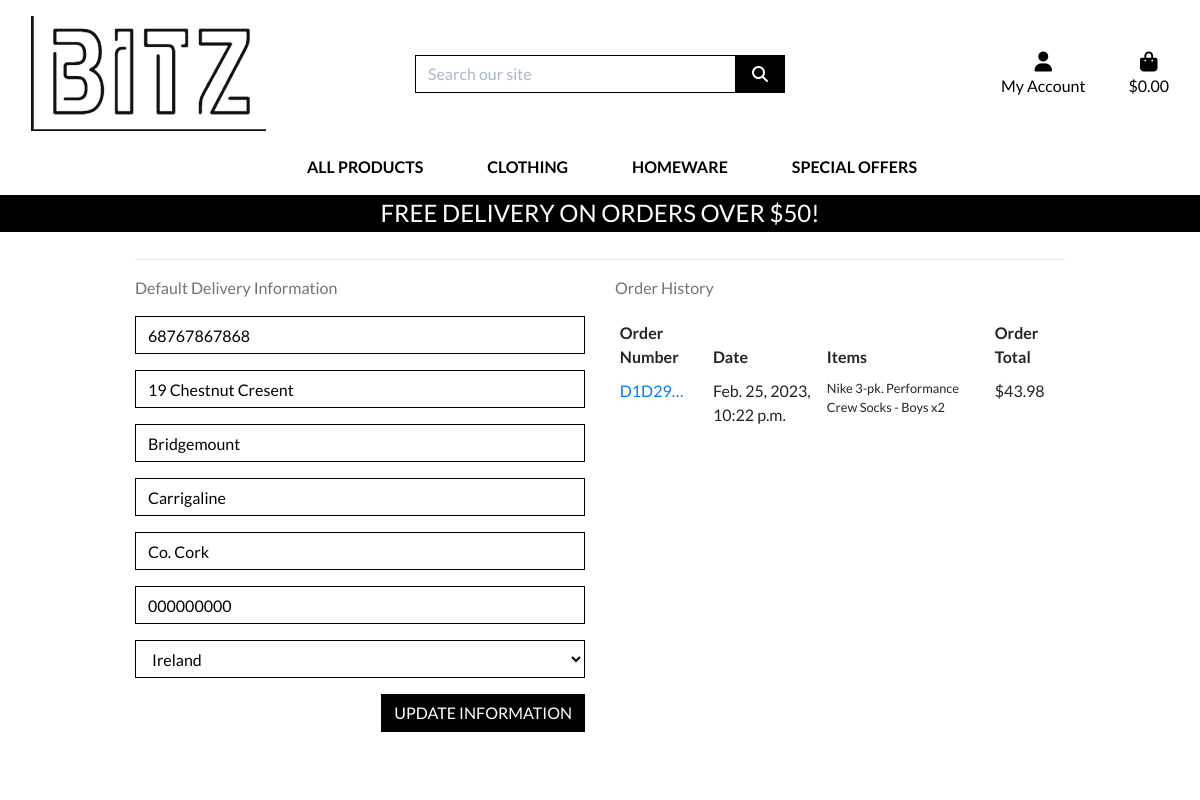
/profile/ (signed in), run on the app's committed database.
### profiles/models.py (models this page shows, shortened)
class UserProfile(models.Model):
    user = models.OneToOneField(User, on_delete=models.CASCADE)
    default_phone_number = models.CharField(max_length=20,
                                            null=True, blank=True)
    default_street_address1 = models.CharField(max_length=80,
                                               null=True, blank=True)
    default_street_address2 = models.CharField(max_length=80,
                                               null=True, blank=True)
    default_town_or_city = models.CharField(max_length=40,
                                            null=True, blank=True)
    default_county = models.CharField(max_length=80,
                                      null=True, blank=True)
    default_postcode = models.CharField(max_length=20,
                                        null=True, blank=True)
    default_country = CountryField(blank_label='Country',
                                   null=True, blank=True)

### checkout/models.py (models this page shows, shortened)
class Order(models.Model):
    order_number = models.CharField(max_length=32, null=False, editable=False)
    user_profile = models.ForeignKey(UserProfile, on_delete=models.SET_NULL,
                                     null=True, blank=True,
                                     related_name='orders')
    full_name = models.CharField(max_length=50, null=False, blank=False)
    email = models.EmailField(max_length=254, null=False, blank=False)
    phone_number = models.CharField(max_length=20, null=False, blank=False)
    country = CountryField(blank_label='Country *', null=False, blank=False)
    postcode = models.CharField(max_length=20, null=True, blank=True)
    town_or_city = models.CharField(max_length=40, null=False, blank=False)
    street_address1 = models.CharField(max_length=80, null=False, blank=False)
    street_address2 = models.CharField(max_length=80, null=True, blank=True)
    county = models.CharField(max_length=80, null=True, blank=True)
    date = models.DateTimeField(auto_now_add=True)
    delivery_cost = models.DecimalField(max_digits=6, decimal_places=2,
                                        null=False, default=0)
    order_total = models.DecimalField(max_digits=10, decimal_places=2,
                                      null=False, default=0)
    grand_total = models.DecimalField(max_digits=10, decimal_places=2,
                                      null=False, default=0)
    original_bag = models.TextField(null=False, blank=False, default='')
    stripe_pid = models.CharField(max_length=254, null=False, blank=False,
                                  default='')

class OrderLineItem(models.Model):
    order = models.ForeignKey(Order, null=False, blank=False,
                              on_delete=models.CASCADE,
                              related_name='lineitems')
    product = models.ForeignKey(Product, null=False, blank=False,
                                on_delete=models.CASCADE)
    product_size = models.CharField(max_length=2, null=True,
                                    blank=True)  # XS, S, M, L, XL
    quantity = models.IntegerField(null=False, blank=False, default=0)
    lineitem_total = models.DecimalField(max_digits=6, decimal_places=2,
                                         null=False, blank=False,
                                         editable=False)

### products/models.py (models this page shows, shortened)
class Product(models.Model):
    category = models.ForeignKey('Category', null=True, blank=True,
                                 on_delete=models.SET_NULL)
    sku = models.CharField(max_length=254, null=True, blank=True)
    name = models.CharField(max_length=254)
    description = models.TextField()
    has_sizes = models.BooleanField(default=False, null=True, blank=True)
    price = models.DecimalField(max_digits=6, decimal_places=2)
    rating = models.DecimalField(max_digits=6, decimal_places=2, null=True,
                                 blank=True)
    image_url = models.URLField(max_length=1024, null=True, blank=True)
    image = models.ImageField(null=True, blank=True)

### profiles/views.py (the view)
# urls.py: path('profile/', include('profiles.urls')),
@login_required
def profile(request):
    profile = get_object_or_404(UserProfile, user=request.user)
    if request.method == 'POST':
        form = UserProfileForm(request.POST, instance=profile)
        if form.is_valid():
            form.save()
            messages.success(request, 'Profile updated successfully')
        else:
            messages.error(request,
                           ('Update failed. Please ensure '
                            'the form is valid.'))
    else:
        form = UserProfileForm(instance=profile)
    orders = profile.orders.all()
    template = 'profiles/profile.html'
    context = {
        'form': form,
        'orders': orders,
        'on_profile_page': True
    }
    return render(request, template, context)

### bag/contexts.py (called while the page is built, shortened)
def bag_contents(request):
    bag_items = []
    total = 0
    product_count = 0
    bag = request.session.get('bag', {})
    if total < settings.FREE_DELIVERY_THRESHOLD:
        delivery = total * Decimal(settings.STANDARD_DELIVERY_PERCENTAGE / 100)
        free_delivery_delta = settings.FREE_DELIVERY_THRESHOLD - total
    else:
        delivery = 0
        free_delivery_delta = 0
    grand_total = delivery + total
    context = {
        'bag_items': bag_items,
        'total': total,
        'product_count': product_count,
        'delivery': delivery,
        'free_delivery_delta': free_delivery_delta,
        'free_delivery_threshold': settings.FREE_DELIVERY_THRESHOLD,
        'grand_total': grand_total,
    }
    return context

### profiles/templates/profiles/profile.html (shortened to what this page needs)
{% extends "base.html" %}
{% load static %}
{% block extra_css %}
    <link rel="stylesheet" href="{% static 'profiles/css/profile.css' %}">
{% endblock %}
{% block page_header %}
    <div class="container header-container">
    </div>
{% endblock %}
{% block content %}
    <div class="overlay"></div>
    <div class="container">
        <div class="row">
            <div class="col">
                <h2 class="logo-font mb-4">My Profile</h2>
                <hr>
            </div>
        </div>
        <div class="row">
            <div class="col-12 col-lg-6">
                <p class="text-muted">Default Delivery Information</p>
                <form class="mt-3" action="{% url 'profile' %}" method="POST" id="profile-update-form">
                    {{ form|crispy }}
                    <button class="btn btn-black rounded-0 text-uppercase float-right">Update Information</button>
                </form>
            </div>
            <div class="col-12 col-lg-6">
                <p class="text-muted">Order History</p>
                <div class="order-history table-responsive">
                    <table class="table table-sm table-borderless">
                        <thead>
                            <tr>
                                <th>Order Number</th>
                                <th>Date</th>
                                <th>Items</th>
                                <th>Order Total</th>
                            </tr>
                        </thead>
                        <tbody>
                            {% for order in orders %}
                                <tr>
                                    <td>
                                        <a href="{% url 'order_history' order.order_number %}"
                                        title="{{ order.order_number }}">
                                            {{ order.order_number|truncatechars:6 }}
                                        </a>
                                    </td>
                                    <td>{{ order.date }}</td>
                                    <td>
                                        <ul class="list-unstyled">
                                            {% for item in order.lineitems.all %}
                                                <li class="small">
                                                    {{ item.product.name }} x{{ item.quantity }}
                                                </li>
                                            {% endfor %}
                                        </ul>
                                    </td>
                                    <td>${{ order.grand_total }}</td>
                                </tr>
                            {% endfor %}
                        </tbody>
                    </table>
                </div>
            </div>
        </div>
    </div>
{% endblock %}

### static/css/base.css (style rules this page uses)
html { height: 100%; }
body { background: url('/media/homepage_background_cropped.jpg') no-repeat center center fixed; background-size: cover; height: calc(100vh - 164px); color: #555; font-family: 'Lato'; }
.logo-font { text-transform: uppercase; }
.btn-black { background: black; color: white; }
.border-black { border: 1px solid black !important; }
.overlay { height: 100%; width: 100%; top: 0; left: 0; position: fixed; background: white; z-index: -1; }
@media (min-width: 1200px) { .container { max-width: 80%; } }
@media (min-width: 992px) { .header-container { padding-top: 164px; } }

### profiles/static/profiles/css/profile.css (style rules this page uses)
.order-history { max-height: 416px; overflow-y: auto; }
#profile-update-form .form-control { color: #000; }
#profile-update-form input::placeholder { color: #aab7c4; }
#id_default_country, #id_default_country option:not(:first-child) { color: #000; }

### data on the page
UserProfile: default_phone_number "68767867868", default_street_address1 "19 Chestnut Cresent", default_street_address2 "Bridgemount", default_town_or_city "Carrigaline", default_county "Co. Cork", default_postcode "000000000", default_country "Ireland"
Order: order_number "D1D29…", date "Feb. 25, 2023, 10:22 p.m.", grand_total "43.98"
OrderLineItem: product.name "Nike 3-pk. Performance Crew Socks - Boys", quantity "2"

### other printed values
{{ free_delivery_threshold }} "50"
